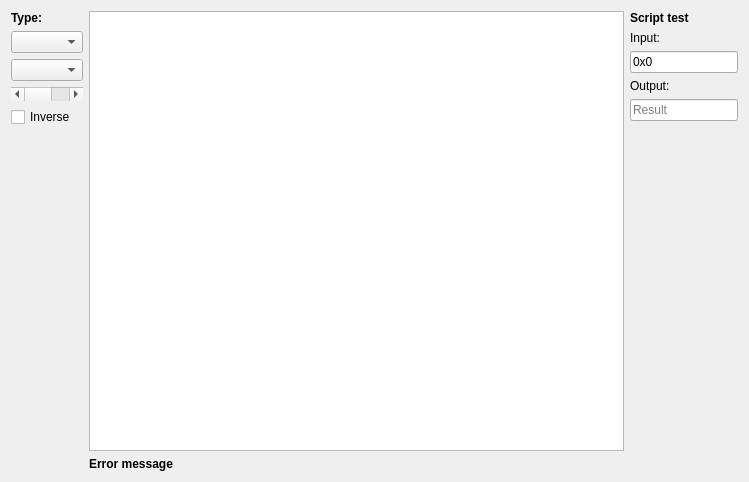
<?xml version="1.0" encoding="UTF-8"?>
<ui version="4.0">
 <class>SetupTabPreparePreprocessing</class>
 <widget class="QWidget" name="SetupTabPreparePreprocessing">
  <property name="geometry">
   <rect>
    <x>0</x>
    <y>0</y>
    <width>749</width>
    <height>482</height>
   </rect>
  </property>
  <property name="windowTitle">
   <string>Form</string>
  </property>
  <layout class="QHBoxLayout" name="horizontalLayout_2">
   <item>
    <layout class="QHBoxLayout" name="horizontalLayout">
     <item>
      <layout class="QVBoxLayout" name="verticalLayout">
       <item>
        <widget class="QLabel" name="label_4">
         <property name="font">
          <font>
           <weight>75</weight>
           <bold>true</bold>
          </font>
         </property>
         <property name="text">
          <string>Type:</string>
         </property>
        </widget>
       </item>
       <item>
        <widget class="QComboBox" name="comboBoxConversionType">
         <property name="sizePolicy">
          <sizepolicy hsizetype="Preferred" vsizetype="Fixed">
           <horstretch>0</horstretch>
           <verstretch>0</verstretch>
          </sizepolicy>
         </property>
        </widget>
       </item>
       <item>
        <widget class="QComboBox" name="comboBoxMonochromeType">
         <property name="sizePolicy">
          <sizepolicy hsizetype="Preferred" vsizetype="Fixed">
           <horstretch>0</horstretch>
           <verstretch>0</verstretch>
          </sizepolicy>
         </property>
        </widget>
       </item>
       <item>
        <widget class="QScrollBar" name="horizontalScrollBarEdge">
         <property name="sizePolicy">
          <sizepolicy hsizetype="Preferred" vsizetype="Fixed">
           <horstretch>0</horstretch>
           <verstretch>0</verstretch>
          </sizepolicy>
         </property>
         <property name="maximum">
          <number>255</number>
         </property>
         <property name="orientation">
          <enum>Qt::Horizontal</enum>
         </property>
        </widget>
       </item>
       <item>
        <widget class="QCheckBox" name="checkBoxInverse">
         <property name="sizePolicy">
          <sizepolicy hsizetype="Preferred" vsizetype="Fixed">
           <horstretch>0</horstretch>
           <verstretch>0</verstretch>
          </sizepolicy>
         </property>
         <property name="text">
          <string>Inverse</string>
         </property>
        </widget>
       </item>
       <item>
        <spacer name="verticalSpacer_2">
         <property name="orientation">
          <enum>Qt::Vertical</enum>
         </property>
         <property name="sizeHint" stdset="0">
          <size>
           <width>20</width>
           <height>40</height>
          </size>
         </property>
        </spacer>
       </item>
      </layout>
     </item>
     <item>
      <layout class="QVBoxLayout" name="verticalLayout_2">
       <item>
        <widget class="QPlainTextEdit" name="plainTextEditCustomScript"/>
       </item>
       <item>
        <widget class="QLabel" name="labelErrorMessage">
         <property name="font">
          <font>
           <weight>75</weight>
           <bold>true</bold>
          </font>
         </property>
         <property name="text">
          <string notr="true">Error message</string>
         </property>
         <property name="wordWrap">
          <bool>true</bool>
         </property>
         <property name="textInteractionFlags">
          <set>Qt::TextSelectableByKeyboard|Qt::TextSelectableByMouse</set>
         </property>
        </widget>
       </item>
      </layout>
     </item>
    </layout>
   </item>
   <item>
    <layout class="QVBoxLayout" name="verticalLayout_3">
     <item>
      <widget class="QLabel" name="label">
       <property name="font">
        <font>
         <weight>75</weight>
         <bold>true</bold>
        </font>
       </property>
       <property name="text">
        <string>Script test</string>
       </property>
      </widget>
     </item>
     <item>
      <widget class="QLabel" name="label_5">
       <property name="text">
        <string>Input:</string>
       </property>
      </widget>
     </item>
     <item>
      <widget class="QLineEdit" name="lineEditDemoInput">
       <property name="sizePolicy">
        <sizepolicy hsizetype="Preferred" vsizetype="Fixed">
         <horstretch>0</horstretch>
         <verstretch>0</verstretch>
        </sizepolicy>
       </property>
       <property name="text">
        <string>0x0</string>
       </property>
       <property name="placeholderText">
        <string>0x0 to 0xffffffff</string>
       </property>
      </widget>
     </item>
     <item>
      <widget class="QLabel" name="label_6">
       <property name="text">
        <string>Output:</string>
       </property>
      </widget>
     </item>
     <item>
      <widget class="QLineEdit" name="lineEditDemoOutput">
       <property name="sizePolicy">
        <sizepolicy hsizetype="Preferred" vsizetype="Fixed">
         <horstretch>0</horstretch>
         <verstretch>0</verstretch>
        </sizepolicy>
       </property>
       <property name="readOnly">
        <bool>true</bool>
       </property>
       <property name="placeholderText">
        <string>Result</string>
       </property>
      </widget>
     </item>
     <item>
      <spacer name="verticalSpacer_3">
       <property name="orientation">
        <enum>Qt::Vertical</enum>
       </property>
       <property name="sizeHint" stdset="0">
        <size>
         <width>20</width>
         <height>40</height>
        </size>
       </property>
      </spacer>
     </item>
    </layout>
   </item>
  </layout>
 </widget>
 <resources/>
 <connections/>
</ui>
